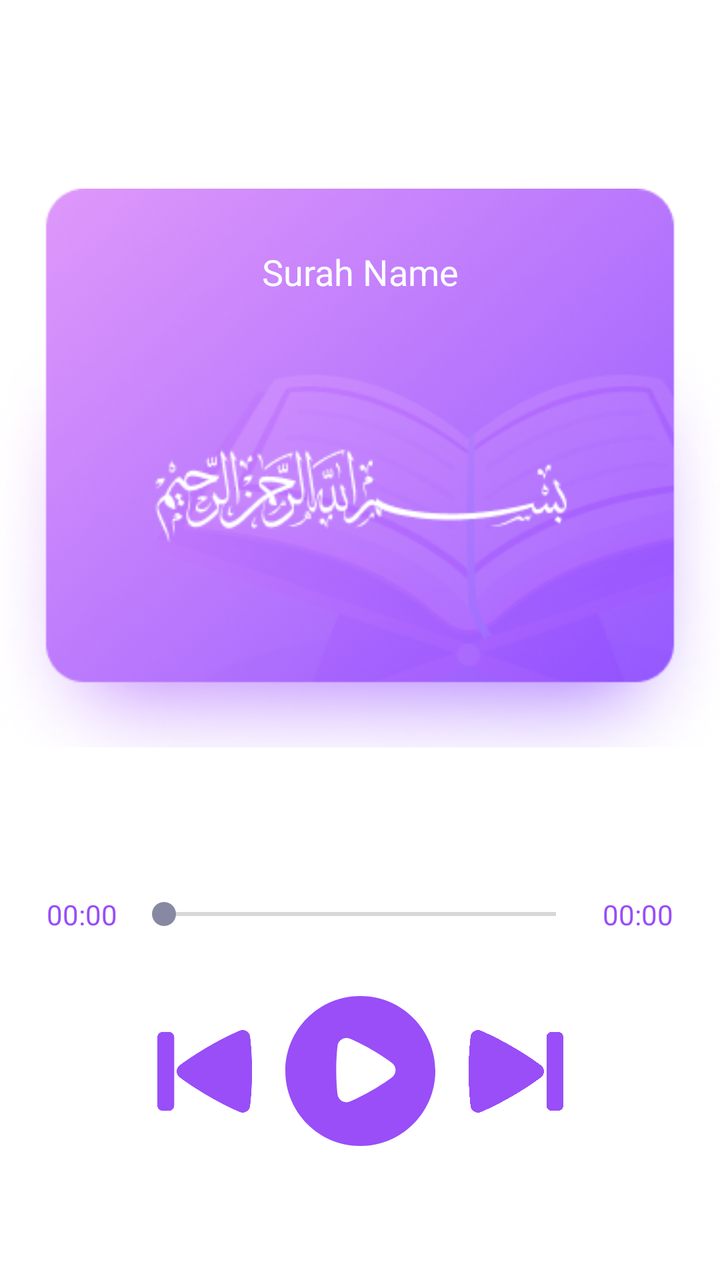
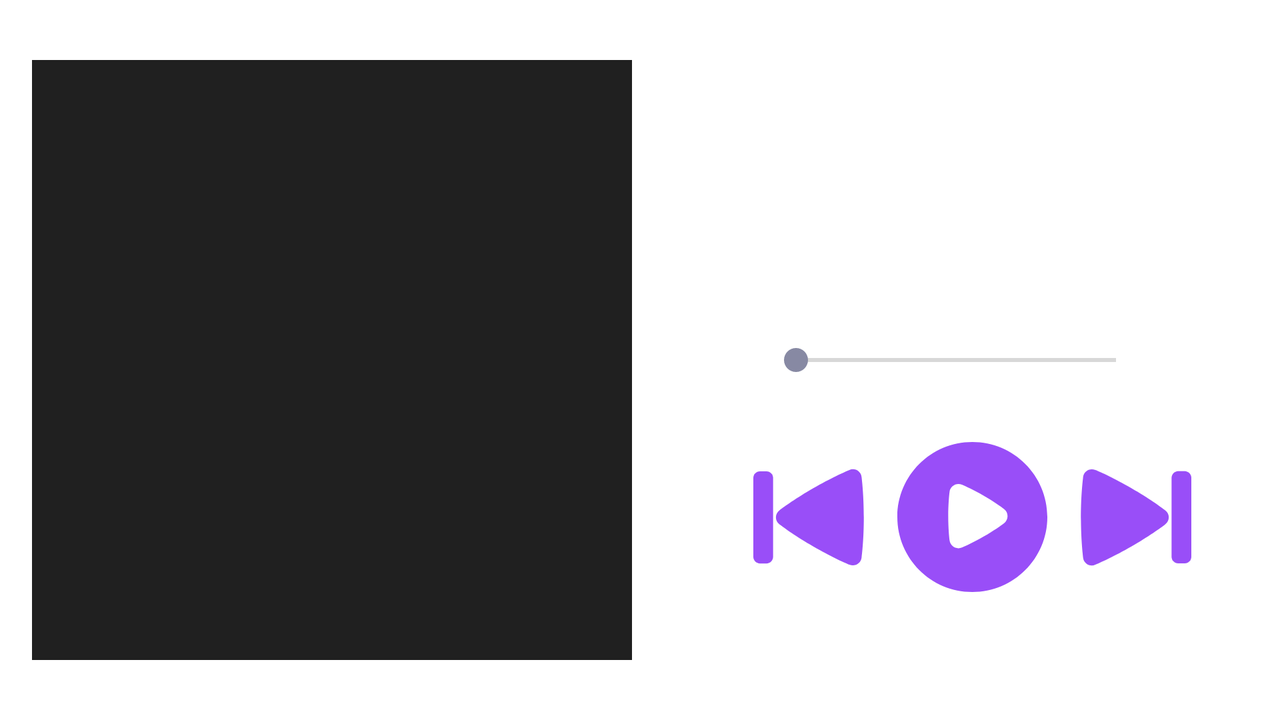

First picture: res/layout/ on a phone held upright. Second picture: the repository's own variant of that layout, on a device whose configuration matches the variant's folder. Source for both follows.
<!-- AndroidManifest.xml: application theme Theme.Tilawat -->
<!-- res/layout/fragment_song.xml -->
<?xml version="1.0" encoding="utf-8"?>
<androidx.constraintlayout.widget.ConstraintLayout xmlns:android="http://schemas.android.com/apk/res/android"
    xmlns:app="http://schemas.android.com/apk/res-auto"
    xmlns:tools="http://schemas.android.com/tools"
    android:layout_width="match_parent"
    android:layout_height="match_parent"
    tools:context=".ui.MainActivity">

    <com.google.android.material.textview.MaterialTextView
        android:id="@+id/tvSongName"
        android:layout_width="0dp"
        android:layout_height="wrap_content"
        android:text="SONG NAME"
        android:gravity="center"
        android:textSize="24sp"
        app:layout_constraintBottom_toTopOf="@+id/ivSongImage"
        app:layout_constraintEnd_toEndOf="parent"
        app:layout_constraintHorizontal_bias="0.5"
        app:layout_constraintStart_toStartOf="parent"
        app:layout_constraintTop_toTopOf="parent" />

    <ImageView
        android:id="@+id/ivSongImage"
        android:layout_width="0dp"
        android:layout_height="300dp"
        android:src="@drawable/card"
        app:layout_constraintBottom_toTopOf="@+id/guideline2"
        app:layout_constraintEnd_toEndOf="parent"
        app:layout_constraintHorizontal_bias="0.5"
        app:layout_constraintStart_toStartOf="parent" />

    <com.google.android.material.textview.MaterialTextView
        android:id="@+id/tvCurTime"
        android:layout_width="50dp"
        android:layout_height="wrap_content"
        android:gravity="center"
        android:text="00:00"
        android:textColor="@color/colorPrimaryDark"
        android:layout_marginStart="16dp"
        android:textSize="14sp"
        app:layout_constraintBottom_toBottomOf="@+id/seekBar"
        app:layout_constraintStart_toStartOf="parent"
        app:layout_constraintTop_toTopOf="@+id/seekBar" />

    <SeekBar
        android:id="@+id/seekBar"
        android:layout_width="0dp"
        android:layout_height="18dp"
        app:layout_constraintEnd_toStartOf="@+id/tvSongDuration"
        app:layout_constraintStart_toEndOf="@+id/tvCurTime"
        app:layout_constraintTop_toTopOf="@+id/guideline3" />

    <com.google.android.material.textview.MaterialTextView
        android:id="@+id/tvSongDuration"
        android:layout_width="50dp"
        android:layout_height="wrap_content"
        android:gravity="center"
        android:text="00:00"
        android:textColor="@color/colorPrimaryDark"
        android:layout_marginEnd="16dp"
        android:textSize="14sp"
        app:layout_constraintBottom_toBottomOf="@+id/seekBar"
        app:layout_constraintEnd_toEndOf="parent"
        app:layout_constraintTop_toTopOf="@+id/seekBar" />

    <ImageView
        android:id="@+id/ivPlayPauseDetail"
        android:layout_width="75dp"
        android:layout_height="75dp"
        android:layout_marginTop="32dp"
        android:src="@drawable/ic_play"
        app:layout_constraintEnd_toEndOf="parent"
        app:layout_constraintHorizontal_bias="0.5"
        app:layout_constraintStart_toStartOf="parent"
        app:layout_constraintTop_toBottomOf="@+id/seekBar"
        app:tint="@color/colorPrimaryDark" />

    <ImageView
        android:id="@+id/ivSkipPrevious"
        android:layout_width="48dp"
        android:layout_height="48dp"
        android:layout_marginEnd="16dp"
        android:src="@drawable/ic_skip_previous"
        app:layout_constraintBottom_toBottomOf="@+id/ivPlayPauseDetail"
        app:layout_constraintEnd_toStartOf="@+id/ivPlayPauseDetail"
        app:layout_constraintTop_toTopOf="@+id/ivPlayPauseDetail"
        app:tint="@color/colorPrimaryDark" />

    <ImageView
        android:id="@+id/ivSkip"
        android:layout_width="48dp"
        android:layout_height="48dp"
        android:layout_marginStart="16dp"
        android:rotation="180"
        android:src="@drawable/ic_skip_previous"
        app:layout_constraintBottom_toBottomOf="@+id/ivPlayPauseDetail"
        app:layout_constraintStart_toEndOf="@+id/ivPlayPauseDetail"
        app:layout_constraintTop_toTopOf="@+id/ivPlayPauseDetail"
        app:tint="@color/colorPrimaryDark" />

    <androidx.constraintlayout.widget.Guideline
        android:id="@+id/guideline2"
        android:layout_width="wrap_content"
        android:layout_height="wrap_content"
        android:orientation="horizontal"
        app:layout_constraintGuide_percent="0.6" />

    <androidx.constraintlayout.widget.Guideline
        android:id="@+id/guideline3"
        android:layout_width="wrap_content"
        android:layout_height="wrap_content"
        android:orientation="horizontal"
        app:layout_constraintGuide_percent="0.7" />

    <TextView
        android:id="@+id/tvSurahNameCard"
        android:layout_width="wrap_content"
        android:layout_height="wrap_content"
        android:text="Surah Name"
        android:textSize="18sp"
        app:layout_constraintBottom_toBottomOf="@+id/ivSongImage"
        app:layout_constraintEnd_toEndOf="@+id/ivSongImage"
        app:layout_constraintStart_toStartOf="@+id/ivSongImage"
        app:layout_constraintTop_toTopOf="@+id/ivSongImage"
        app:layout_constraintVertical_bias="0.144" />

</androidx.constraintlayout.widget.ConstraintLayout>
<!-- resources referenced by this layout -->
<resources>
  <color name="colorPrimaryDark">#994EF8</color>
  <!-- drawable card: png bitmap (drawable, 102643 bytes) -->
  <!-- drawable ic_play (drawable) -->
  <vector xmlns:android="http://schemas.android.com/apk/res/android"
      android:width="20dp"
      android:height="20dp"
      android:viewportWidth="20"
      android:viewportHeight="20">
    <path
        android:pathData="M10,0C4.4771,0 0,4.4771 0,10C0,15.5228 4.4771,20 10,20C15.5228,20 20,15.5228 20,10C20,4.4771 15.5228,0 10,0ZM8.6179,5.6971C7.8859,5.3849 7.0612,5.8591 6.9645,6.6504C6.9026,7.1572 6.7862,8.3173 6.7862,9.8858C6.7862,11.4551 6.9027,12.6156 6.9646,13.122C7.061,13.9106 7.8827,14.3875 8.6162,14.0757C9.0834,13.8771 10.1369,13.4013 11.5071,12.6102C12.8768,11.8194 13.8155,11.1451 14.2213,10.8397C14.8591,10.3596 14.8553,9.4085 14.22,8.9315C13.8113,8.6245 12.8612,7.942 11.5076,7.1605C10.1542,6.3792 9.0883,5.8976 8.6179,5.6971Z"
        android:fillColor="#09244B"
        android:fillType="evenOdd"/>
  </vector>
  <!-- drawable ic_skip_previous (drawable) -->
  <vector xmlns:android="http://schemas.android.com/apk/res/android"
      android:width="17dp"
      android:height="16dp"
      android:viewportWidth="17"
      android:viewportHeight="16">
    <path
        android:pathData="M14.5832,0.8004C15.4021,0.4529 16.3199,0.9822 16.4294,1.8649C16.5425,2.777 16.77,4.9847 16.77,7.9958C16.77,11.0086 16.5423,13.2171 16.4292,14.1282C16.3197,15.0105 15.4029,15.5388 14.5851,15.1929C13.7444,14.8373 11.7374,13.9377 9.106,12.4184C6.4755,10.8997 4.6932,9.6118 3.9645,9.0612C3.2554,8.5254 3.255,7.4662 3.9656,6.9306C4.7008,6.3765 6.5065,5.0721 9.1052,3.5717C11.7033,2.0717 13.7355,1.1602 14.5832,0.8004Z"
        android:fillColor="#09244B"/>
    <path
        android:pathData="M1,1C0.4477,1 0,1.4477 0,2V14C0,14.5523 0.4477,15 1,15H2C2.5523,15 3,14.5523 3,14V2C3,1.4477 2.5523,1 2,1H1Z"
        android:fillColor="#09244B"/>
  </vector>
  <style name="Theme.Tilawat" parent="Theme.MaterialComponents.DayNight.NoActionBar">
          
          <item name="colorPrimary">@color/colorPrimary</item>
          <item name="colorPrimaryDark">@color/colorPrimaryDark</item>
          <item name="colorAccent">@color/colorAccent</item>
          <item name="android:textViewStyle">@style/PoppinsTextStyle</item>
          <item name="materialButtonStyle">@style/ButtonStyle</item>
          <item name="textInputStyle">@style/EditTextStyle</item>
      </style>
  <color name="colorPrimary">#240F4F</color>
  <color name="colorAccent">#8789A3</color>
  <style name="PoppinsTextStyle" parent="android:Widget.TextView">
          <item name="fontFamily">@font/poppins_regular</item>
          <item name="android:textColor">@android:color/white</item>
      </style>
  <style name="ButtonStyle" parent="Widget.MaterialComponents.Button">
          <item name="fontFamily">@font/poppins_medium</item>
          <item name="cornerRadius">25dp</item>
      </style>
  <style name="EditTextStyle" parent="Widget.Design.TextInputLayout">
          <item name="backgroundTint">@android:color/white</item>
          <item name="cornerRadius">16dp</item>
          <item name="background">@color/colorAccent</item>
          <item name="android:textColor">@android:color/white</item>
          <item name="android:backgroundTint" tools:targetApi="lollipop">@color/colorAccent</item>
      </style>
</resources>
<!-- res/layout-land/fragment_song.xml (the repository's variant of the layout above) -->
<!-- drawn on the phone turned sideways -->
<?xml version="1.0" encoding="utf-8"?>
<androidx.constraintlayout.widget.ConstraintLayout xmlns:android="http://schemas.android.com/apk/res/android"
    xmlns:app="http://schemas.android.com/apk/res-auto"
    xmlns:tools="http://schemas.android.com/tools"
    android:layout_width="match_parent"
    android:layout_height="match_parent"
    tools:context=".ui.MainActivity">

    <com.google.android.material.textview.MaterialTextView
        android:id="@+id/tvSongName"
        android:layout_width="0dp"
        android:layout_height="wrap_content"
        android:gravity="center"
        android:text="SONG NAME"
        android:textSize="24sp"
        app:layout_constraintEnd_toEndOf="parent"
        app:layout_constraintHorizontal_bias="0.5"
        app:layout_constraintStart_toEndOf="@+id/ivSongImage"
        app:layout_constraintTop_toTopOf="@+id/ivSongImage" />

    <ImageView
        android:id="@+id/ivSongImage"
        android:layout_width="300dp"
        android:layout_height="300dp"
        android:layout_marginStart="16dp"
        android:background="@color/darkBackground"
        app:layout_constraintBottom_toBottomOf="parent"
        app:layout_constraintStart_toStartOf="parent"
        app:layout_constraintTop_toTopOf="parent" />

    <com.google.android.material.textview.MaterialTextView
        android:id="@+id/tvCurTime"
        android:layout_width="50dp"
        android:layout_height="wrap_content"
        android:gravity="center"
        android:text="00:00"
        android:layout_marginStart="16dp"
        android:textSize="14sp"
        app:layout_constraintBottom_toBottomOf="@+id/seekBar"
        app:layout_constraintStart_toEndOf="@+id/ivSongImage"
        app:layout_constraintTop_toTopOf="@+id/seekBar" />

    <SeekBar
        android:id="@+id/seekBar"
        android:layout_width="0dp"
        android:layout_height="18dp"
        app:layout_constraintBottom_toBottomOf="parent"
        app:layout_constraintEnd_toStartOf="@+id/tvSongDuration"
        app:layout_constraintStart_toEndOf="@+id/tvCurTime"
        app:layout_constraintTop_toTopOf="parent" />

    <com.google.android.material.textview.MaterialTextView
        android:id="@+id/tvSongDuration"
        android:layout_width="50dp"
        android:layout_height="wrap_content"
        android:gravity="center"
        android:text="00:00"
        android:layout_marginEnd="16dp"
        android:textSize="14sp"
        app:layout_constraintBottom_toBottomOf="@+id/seekBar"
        app:layout_constraintEnd_toEndOf="parent"
        app:layout_constraintTop_toTopOf="@+id/seekBar" />

    <ImageView
        android:id="@+id/ivPlayPauseDetail"
        android:layout_width="75dp"
        android:layout_height="75dp"
        android:layout_marginTop="32dp"
        android:src="@drawable/ic_play"
        app:tint="@color/colorPrimaryDark"
        app:layout_constraintEnd_toEndOf="parent"
        app:layout_constraintStart_toStartOf="@+id/tvCurTime"
        app:layout_constraintTop_toBottomOf="@+id/seekBar" />

    <ImageView
        android:id="@+id/ivSkipPrevious"
        android:layout_width="56dp"
        android:layout_height="56dp"
        android:layout_marginEnd="16dp"
        android:src="@drawable/ic_skip_previous"
        app:layout_constraintBottom_toBottomOf="@+id/ivPlayPauseDetail"
        app:layout_constraintEnd_toStartOf="@+id/ivPlayPauseDetail"
        app:layout_constraintTop_toTopOf="@+id/ivPlayPauseDetail"
        app:tint="@color/colorPrimaryDark" />

    <ImageView
        android:id="@+id/ivSkip"
        android:layout_width="56dp"
        android:layout_height="56dp"
        android:layout_marginStart="16dp"
        android:src="@drawable/ic_skip_previous"
        app:tint="@color/colorPrimaryDark"
        android:rotation="180"
        app:layout_constraintBottom_toBottomOf="@+id/ivPlayPauseDetail"
        app:layout_constraintStart_toEndOf="@+id/ivPlayPauseDetail"
        app:layout_constraintTop_toTopOf="@+id/ivPlayPauseDetail" />

    <androidx.constraintlayout.widget.Guideline
        android:id="@+id/guideline2"
        android:layout_width="wrap_content"
        android:layout_height="wrap_content"
        android:orientation="horizontal"
        app:layout_constraintGuide_percent="0.6" />

    <androidx.constraintlayout.widget.Guideline
        android:id="@+id/guideline3"
        android:layout_width="wrap_content"
        android:layout_height="wrap_content"
        android:orientation="horizontal"
        app:layout_constraintGuide_percent="0.7" />

</androidx.constraintlayout.widget.ConstraintLayout>
<!-- resources referenced by the variant -->
<!-- as the phone turned sideways resolves them -->
<resources>
  <color name="colorPrimaryDark">#994EF8</color>
  <color name="darkBackground">#202020</color>
  <!-- drawable ic_play (drawable) -->
  <vector xmlns:android="http://schemas.android.com/apk/res/android"
      android:width="20dp"
      android:height="20dp"
      android:viewportWidth="20"
      android:viewportHeight="20">
    <path
        android:pathData="M10,0C4.4771,0 0,4.4771 0,10C0,15.5228 4.4771,20 10,20C15.5228,20 20,15.5228 20,10C20,4.4771 15.5228,0 10,0ZM8.6179,5.6971C7.8859,5.3849 7.0612,5.8591 6.9645,6.6504C6.9026,7.1572 6.7862,8.3173 6.7862,9.8858C6.7862,11.4551 6.9027,12.6156 6.9646,13.122C7.061,13.9106 7.8827,14.3875 8.6162,14.0757C9.0834,13.8771 10.1369,13.4013 11.5071,12.6102C12.8768,11.8194 13.8155,11.1451 14.2213,10.8397C14.8591,10.3596 14.8553,9.4085 14.22,8.9315C13.8113,8.6245 12.8612,7.942 11.5076,7.1605C10.1542,6.3792 9.0883,5.8976 8.6179,5.6971Z"
        android:fillColor="#09244B"
        android:fillType="evenOdd"/>
  </vector>
  <!-- drawable ic_skip_previous (drawable) -->
  <vector xmlns:android="http://schemas.android.com/apk/res/android"
      android:width="17dp"
      android:height="16dp"
      android:viewportWidth="17"
      android:viewportHeight="16">
    <path
        android:pathData="M14.5832,0.8004C15.4021,0.4529 16.3199,0.9822 16.4294,1.8649C16.5425,2.777 16.77,4.9847 16.77,7.9958C16.77,11.0086 16.5423,13.2171 16.4292,14.1282C16.3197,15.0105 15.4029,15.5388 14.5851,15.1929C13.7444,14.8373 11.7374,13.9377 9.106,12.4184C6.4755,10.8997 4.6932,9.6118 3.9645,9.0612C3.2554,8.5254 3.255,7.4662 3.9656,6.9306C4.7008,6.3765 6.5065,5.0721 9.1052,3.5717C11.7033,2.0717 13.7355,1.1602 14.5832,0.8004Z"
        android:fillColor="#09244B"/>
    <path
        android:pathData="M1,1C0.4477,1 0,1.4477 0,2V14C0,14.5523 0.4477,15 1,15H2C2.5523,15 3,14.5523 3,14V2C3,1.4477 2.5523,1 2,1H1Z"
        android:fillColor="#09244B"/>
  </vector>
  <style name="Theme.Tilawat" parent="Theme.MaterialComponents.DayNight.NoActionBar">
          
          <item name="colorPrimary">@color/colorPrimary</item>
          <item name="colorPrimaryDark">@color/colorPrimaryDark</item>
          <item name="colorAccent">@color/colorAccent</item>
          <item name="android:textViewStyle">@style/PoppinsTextStyle</item>
          <item name="materialButtonStyle">@style/ButtonStyle</item>
          <item name="textInputStyle">@style/EditTextStyle</item>
      </style>
  <color name="colorPrimary">#240F4F</color>
  <color name="colorAccent">#8789A3</color>
  <style name="PoppinsTextStyle" parent="android:Widget.TextView">
          <item name="fontFamily">@font/poppins_regular</item>
          <item name="android:textColor">@android:color/white</item>
      </style>
  <style name="ButtonStyle" parent="Widget.MaterialComponents.Button">
          <item name="fontFamily">@font/poppins_medium</item>
          <item name="cornerRadius">25dp</item>
      </style>
  <style name="EditTextStyle" parent="Widget.Design.TextInputLayout">
          <item name="backgroundTint">@android:color/white</item>
          <item name="cornerRadius">16dp</item>
          <item name="background">@color/colorAccent</item>
          <item name="android:textColor">@android:color/white</item>
          <item name="android:backgroundTint" tools:targetApi="lollipop">@color/colorAccent</item>
      </style>
</resources>
